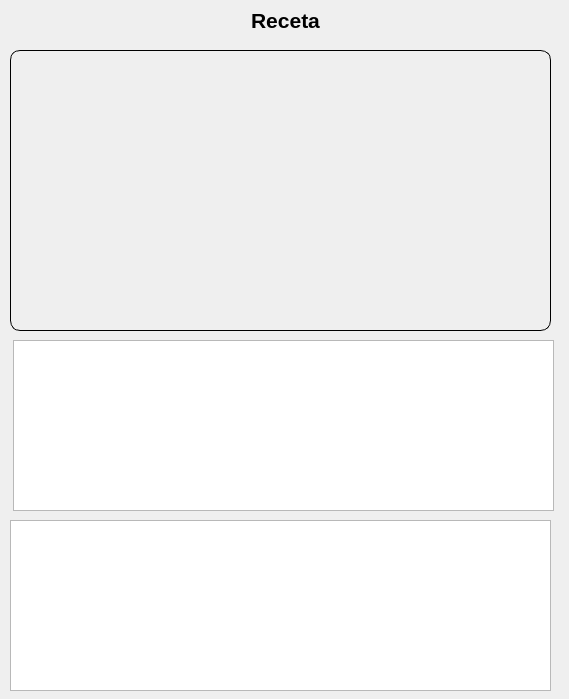
      <widget class="QWidget" name="scrollAreaWidgetContents_3">
       <property name="geometry">
        <rect>
         <x>0</x>
         <y>0</y>
         <width>569</width>
         <height>699</height>
        </rect>
       </property>
       <widget class="QWidget" name="imageContainer" native="true">
        <property name="geometry">
         <rect>
          <x>10</x>
          <y>50</y>
          <width>541</width>
          <height>281</height>
         </rect>
        </property>
        <property name="styleSheet">
         <string notr="true">#imageContainer{
	border: 1px solid black;
    border-radius: 10px;
    padding: 4px;
}</string>
        </property>
        <widget class="QLabel" name="imageViewRecipe">
         <property name="geometry">
          <rect>
           <x>10</x>
           <y>10</y>
           <width>521</width>
           <height>261</height>
          </rect>
         </property>
         <property name="text">
          <string/>
         </property>
         <property name="scaledContents">
          <bool>true</bool>
         </property>
        </widget>
       </widget>
       <widget class="QLabel" name="tittleViewRecipe">
        <property name="geometry">
         <rect>
          <x>20</x>
          <y>0</y>
          <width>531</width>
          <height>41</height>
         </rect>
        </property>
        <property name="font">
         <font>
          <family>Arial</family>
          <pointsize>16</pointsize>
          <italic>false</italic>
          <bold>true</bold>
          <underline>false</underline>
          <strikeout>false</strikeout>
         </font>
        </property>
        <property name="styleSheet">
         <string notr="true">#tittleViewRecipe{
	border-botton: 2px solid blue;
}</string>
        </property>
        <property name="text">
         <string>Receta</string>
        </property>
        <property name="alignment">
         <set>Qt::AlignmentFlag::AlignCenter</set>
        </property>
        <property name="wordWrap">
         <bool>true</bool>
        </property>
       </widget>
       <widget class="QTextEdit" name="Ingredientes">
        <property name="geometry">
         <rect>
          <x>13</x>
          <y>340</y>
          <width>541</width>
          <height>171</height>
         </rect>
        </property>
        <property name="font">
         <font>
          <family>Arial</family>
          <pointsize>14</pointsize>
         </font>
        </property>
        <property name="readOnly">
         <bool>true</bool>
        </property>
       </widget>
       <widget class="QTextEdit" name="Procedimiento">
        <property name="geometry">
         <rect>
          <x>10</x>
          <y>520</y>
          <width>541</width>
          <height>171</height>
         </rect>
        </property>
        <property name="font">
         <font>
          <family>Arial</family>
          <pointsize>14</pointsize>
         </font>
        </property>
        <property name="readOnly">
         <bool>true</bool>
        </property>
       </widget>
      </widget>
